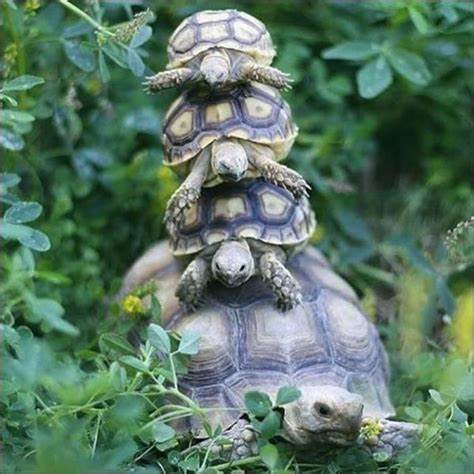
#> input picture Images/L05/turtle_stacking.jpeg, 474 x 474 px
$ jupyter execute --allow-errors L05_Clustering.ipynb
#> lines starting #> are read from the running program, lines starting #| are printed output that depends on the picture; long printed decimals are rounded
[cell 1]
import numpy as np
from matplotlib import pyplot as plt
from scipy.spatial.distance import cdist

#for Task 1 & 2
from sklearn.datasets import make_blobs
from sklearn.cluster import KMeans
from sklearn.metrics import silhouette_score
from sklearn.datasets import make_moons
from sklearn.cluster import DBSCAN

#for Task 3
from PIL import Image
import requests
from io import BytesIO
from typing import Optional
from sklearn.metrics import pairwise_distances_argmin

RANDOM_SEED = 0x0

# TASK 1 (4 Points): K-Means using scikit-learn

First we will generate some data. The variable `X` will contain the data used in this section.

[cell 2]
X, _ = make_blobs(
    n_samples=300,
    centers=4,
    cluster_std=.6,
    random_state=RANDOM_SEED,
)

plt.scatter(X[:, 0], X[:, 1], s=50)
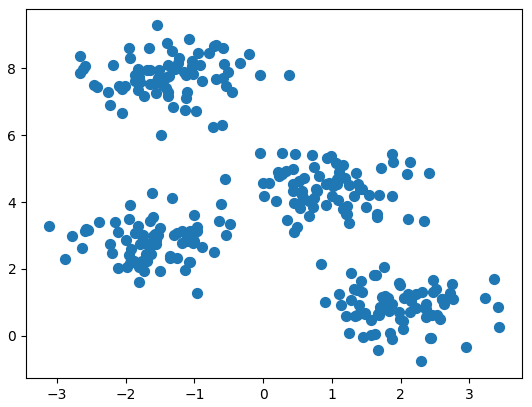
#> figure drawn by matplotlib, 1 panel

### Task 1a

Cluster the above data using the K-Means implementation provided by scikit-learn.
Refer to the official documentation: <https://scikit-learn.org/stable/modules/generated/sklearn.cluster.KMeans.html>

* create an instance of the class `sklearn.cluster.KMeans`
* choose a suitable value for the `n_clusters` parameter
* call the `.fit` method to compute the clustering
* call the `.predict` method to get cluster labels for each data point

[cell 3]
## TODO Code here....
kmeans = KMeans(n_clusters=4, random_state=RANDOM_SEED).fit(X)
y_kmeans = kmeans.predict(X)

plt.scatter(X[:, 0], X[:, 1], c=y_kmeans, s=50, cmap='viridis')
plt.show()
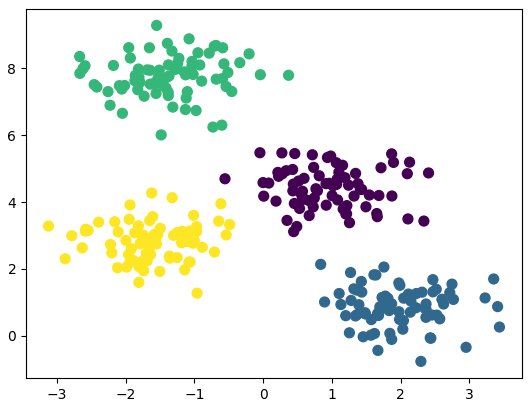
#> figure drawn by matplotlib, 1 panel

### Task 1b

Try different numbers of clusters, compute the average silhouette scores using
`sklearn.metrics.silhouette_score` and plot the silhouette plot for the different values of K. Refer to the documentation: <https://scikit-learn.org/stable/modules/generated/sklearn.metrics.silhouette_score.html#sklearn.metrics.silhouette_score>

[cell 4]
## TODO Code here....
ks = np.linspace(2, 8, 7, dtype=int)
silhouette_avg = []

for k in ks:
    kmeans = KMeans(n_clusters=k, random_state=RANDOM_SEED).fit(X)
    y_kmeans = kmeans.predict(X)
    silhouette_avg.append(silhouette_score(X, y_kmeans))
    plt.scatter(X[:, 0], X[:, 1], c=y_kmeans, s=50, cmap='viridis')
    plt.show()
#> this loop made 7 passes
#> pass 1, `plt.show()`:
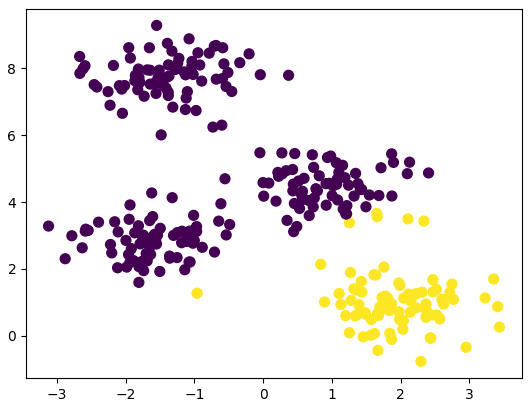
#> figure drawn by matplotlib, 1 panel
#> pass 2, `plt.show()`:
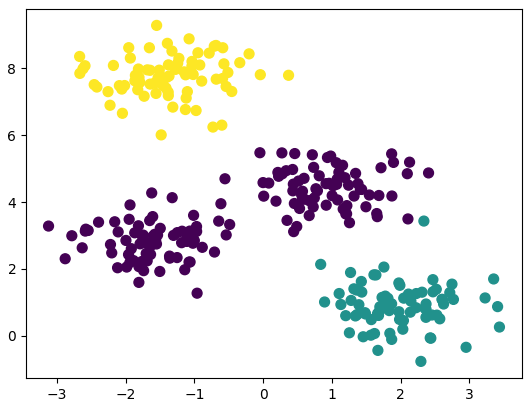
#> figure drawn by matplotlib, 1 panel

for i, avg in enumerate(silhouette_avg):
    print(f"K={ks[i]}, silhouette_avg={avg}")

### Task 1c

Select the number of clusters K using the silhouette method. Visualize the resulting clustering for in a scatter plot by using different colors for each cluster and also depicting the cluster centroids.

[cell 5]
## TODO Code here....
kmeans = KMeans(n_clusters=4, random_state=RANDOM_SEED).fit(X)
y_kmeans = kmeans.predict(X)

plt.scatter(X[:, 0], X[:, 1], c=y_kmeans, s=50, cmap='viridis')
x_centroids = kmeans.cluster_centers_[:, 0]
y_centroids = kmeans.cluster_centers_[:, 1]
plt.scatter(x_centroids, y_centroids, c='red', s=200)

plt.show()

## **HAND-IN**:
1. The plot of the average silhouette scores for different values of K
2. The optimal K you selected based on the plots of the silhouette scores
3. The scatter plot of the clustering results depicting also the centroids for the optimal K

# TASK 2: DBSCAN

First, let's setup the data used in this section. We will redefine the variable `X` containing the data to be clustered.

[cell 6]
X, _ = make_moons(
    n_samples=200,
    noise=.05,
    random_state=RANDOM_SEED,
)

plt.scatter(X[:, 0], X[:, 1], s=50)
plt.show()
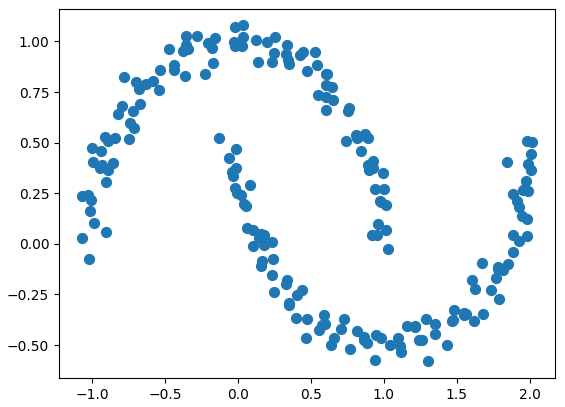
#> figure drawn by matplotlib, 1 panel

### Task 2a

* cluster the new data `X` using `KMeans`
* set `n_clusters=2`
* visualize and analyse the resulting clustering
* What do you think of the result?

[cell 7]
## TODO Code here....
kmeans = KMeans(n_clusters=2, random_state=RANDOM_SEED).fit(X)
y_kmeans = kmeans.predict(X)

plt.scatter(X[:, 0], X[:, 1], c=y_kmeans, s=50, cmap='viridis')
plt.show()
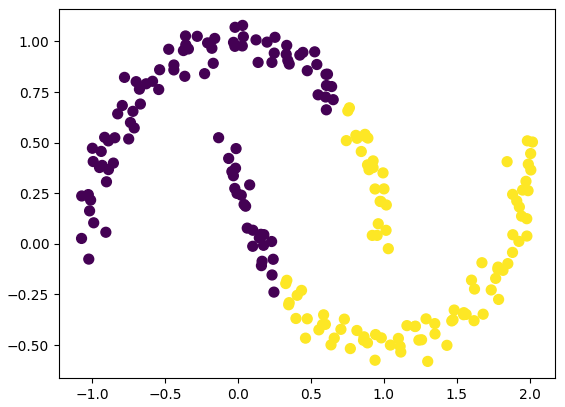
#> figure drawn by matplotlib, 1 panel

### Task 2b

Let's use `sklearn.cluster.DBSCAN` instead. Refer to the documentation: <https://scikit-learn.org/stable/modules/generated/sklearn.cluster.DBSCAN.html>

* cluster the data using `DBSCAN`
* try different values for `eps` and `min_samples` until you manage to obtain good clustering of the two half-moons

[cell 8]
## TODO Code here....
dbscan = DBSCAN(eps=0.2, min_samples=5).fit(X)
y_dbscan = dbscan.labels_

plt.scatter(X[:, 0], X[:, 1], c=y_dbscan, s=50, cmap='viridis')
plt.show()

## **HAND-IN**: No submission needed for this task.

# Task 3 (6 Points): Image Compression - Color Clustering in Images

K-Means can be used for image compression. This task focuses on appling this compression technique to an image.

We provide some useful helper functions below. Read the comments in the code carefully, but do not worry if you don't understand every line.

[cell 9]
def download_img(url: str) -> Image:
    """
    This function fetches an image from the internet and returns a PIL.Image object
    see: https://pillow.readthedocs.io/en/stable/reference/Image.html

    we tested it mainly on images from wikimedia
    """

    # have to set a fake user-agent so we dont get blocked by wikimedia
    headers = {'User-Agent': 'Mozilla/5.0 (Windows NT 10.0; Win64; x64) AppleWebKit/537.36 (KHTML, like Gecko) Chrome/102.0.0.0 Safari/537.36'}
    r = requests.get(url, headers=headers)
    if r.status_code != 200:
        # if you hit this exception, consider using another image
        raise Exception(f"download failed:\n{url}")

    return Image.open(BytesIO(r.content)).convert("RGB")

def img2arr(img: Image) -> np.array:
    """
    convert a PIL.Image object to a numpy array
    the resulting array has 3 dimensions [height, width, 3]
    the last dimension contains rgb values

    the rgb values are normalized to be between 0. and 1.
    """
    return np.asarray(img) / 255

def arr2img(arr: np.array) -> Image:
    """
    convert a numpy array back into a PIL.Image object
    we expect the rgb values of the array to be between 0. and 1.
    """
    return Image.fromarray((arr * 255).astype(np.int8), mode="RGB")

[cell 10]
img_url = "https://upload.wikimedia.org/wikipedia/commons/d/d7/RGB_24bits_palette_sample_image.jpg"

#> (the rest of this cell did not finish here and is left out)

[cell 11]
def rg_chromaticity(color_arr: np.array) ->  np.array:
    """
    helper function
    """
    sums = np.sum(color_arr, axis=1, keepdims=True)
    normed = np.divide(color_arr, sums, where=sums > 0.)
    return normed

def rg_chroma_plot(img_arr: np.array, centers: Optional[np.array] = None):
    """
    plot an image in rg-chromaticity space
    this is a 2D representation of 3D rgb data
    refer to wikipedia for details: https://en.wikipedia.org/wiki/Rg_chromaticity

    Note: the resulting plot will not accurately reflect the original euclidean distances

    inputs:
    img_arr: a numpy array with 3 dimensions [height, width, 3] representing an image
    centers: a numpy array with 2 dimensions [n_centers, 3] representing the cluster centers
    """
    colors = np.copy(img_arr).reshape((-1, 3))
    colors = np.unique(colors, axis=0)
    img_rg = rg_chromaticity(colors)
    plt.scatter(img_rg[:, 0], img_rg[:, 1], c=[tuple(colors[i]) for i in range(colors.shape[0])], s=.1)

    if centers is not None:
        crg = rg_chromaticity(centers)
        plt.scatter(crg[:, 0], crg[:, 1], c="black", marker="x", s=25.)

    plt.xlabel("red")
    plt.ylabel("green")
    plt.show()

#> (a cell that did not finish here is left out)

[cell 13]
def replace_nearest_color(img_arr: np.array, centers: np.array):
    """
    replace each pixel color in `img_arr` by the closest color in `centers`

    input:
    img_arr: a numpy array with 3 dimensions [height, width, 3] representing an image
    centers: a numpy array with 2 dimensions [n_centers, 3] representing the cluster centers
    """
    colors = img_arr.reshape((-1, 3))
    labels = pairwise_distances_argmin(colors, centers)
    compressed = labels.reshape(img_arr.shape[:2])
    replaced = centers[compressed]
    return replaced

[cell 14]
# generate 8 random colors for illustration
random_centers = np.random.default_rng(RANDOM_SEED).random(size=(8, 3))

# plot the random centers on top of the colors of the image
#> (the rest of this cell did not finish here and is left out)

### Task 3 (continued)

* Use an image from [wikimedia](https://commons.wikimedia.org/wiki/Main_Page) to compress. Make sure that it is not too big, e.g. less than 1000px per side

* You can also use the same image we used in the example above

* download the image and convert it to a numpy array using the functions `download_img` and `img2arr` we defined above

* Cluster the colors in the image using `KMeans`

* Choose the appropriate hyperparameters and verify them (e.g. using `silhouette_score` or the elbow method)

* Visualize your final cluster centers using `rg_chroma_plot` (see example usage above)

* Replace the colors of the original image by their nearest center using `replace_nearest_color` and display the result (see example usage above)

### Tips

* The images have 3 dimensions but the clustering algorithms expect 2. You can use [np.reshape](https://numpy.org/doc/stable/reference/generated/numpy.reshape.html) to obtain the dimension you need.
* To download the images you can right-click and save them to your computer.

[cell 15]
## TODO Code here....
# image source: https://th.bing.com/th/id/OIP.jDalx3Y_me0dmIrvXLiqTwHaHa?rs=1&pid=ImgDetMain
relative_img_path = "Images/L05/turtle_stacking.jpeg"

#read image from relative path
img = Image.open(relative_img_path).convert("RGB")
#> img is the input picture: PIL image 474x474 RGB; mean R, G, B 89.6, 119, 100.4

display(img)

[cell 16]
#convert image to numpy array
img_arr3d = img2arr(img)
img_arr2d = np.copy(img_arr3d).reshape(-1, 3)

distortions = []
inertias = []
#mappings for easy access
mapping_distortions = {}
mapping_inertias = {}
K = np.arange(1, 12, 1)

for k in K:
    kmeans = KMeans(n_clusters=k, random_state=RANDOM_SEED).fit(img_arr2d)

    # Calculate distortion as the average squared distance from points to their cluster centers
    distortions.append(sum(np.min(cdist(img_arr2d, kmeans.cluster_centers_, 'euclidean'), axis=1) ** 2) / img_arr2d.shape[0])

    inertias.append(kmeans.inertia_)

    mapping_distortions[k] = distortions[-1]
    mapping_inertias[k] = inertias[-1]
#> after the loop, distortions = [0.127, 0.0441, 0.0237, 0.0161, 0.0126, 0.0106, 0.00936, 0.00851, 0.00771, 0.00727, 0.00689]; inertias = [28584.9, 9902.7, 5326.8, 3613.5, 2839.7, 2377.5, 2104.1, 1911.3, 1733.1, 1632.8, 1548.8]; mapping_distortions = 11 items; mapping_inertias = 11 items

#print distortions
for key, val in mapping_distortions.items():
    print(f'{key} : {val}')
#> this loop made 11 passes
#> val on passes 1 to 11: 0.127, 0.0441, 0.0237, 0.0161, 0.0126, 0.0106, 0.00936, 0.00851, 0.00771, 0.00727, 0.00689
#| 1 : 0.1272
#| 2 : 0.04408
#| 3 : 0.02371
#| 4 : 0.01608
#| 5 : 0.01264
#| 6 : 0.01058
#| 7 : 0.009365
#| 8 : 0.008507
#> (further printed lines are left out)

[cell 17]
#plot elbow method
plt.plot(K, distortions, 'bx-')
plt.xlabel('Values of K')
plt.ylabel('Distortion')
plt.title('The Elbow Method using Distortion')
plt.grid()
plt.show()
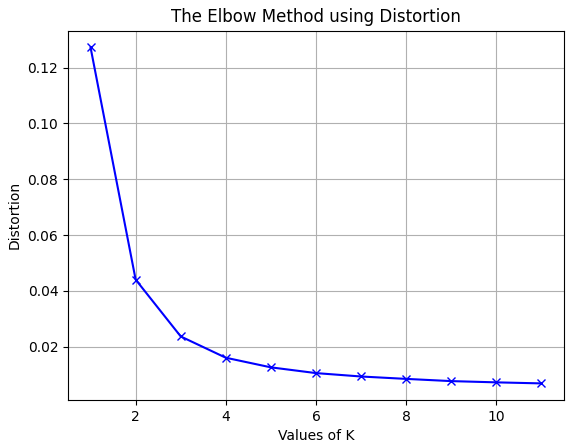
#> figure drawn by matplotlib, 1 panel; curve peaks at x = 1, y = 0.127

[cell 18]
# k = 3 seems to be a good choice
# Visualize the final cluster centers and img with rg_chroma_plot

kmeans = KMeans(n_clusters=3).fit(img_arr2d)
rg_chroma_plot(img_arr2d, kmeans.cluster_centers_)
#> in rg_chroma_plot, `crg = rg_chromaticity(centers)`: crg = [[0.256, 0.446, 0.298], [0.286, 0.389, 0.325], [0.319, 0.339, 0.343]]
#> in rg_chroma_plot, `plt.show()`:
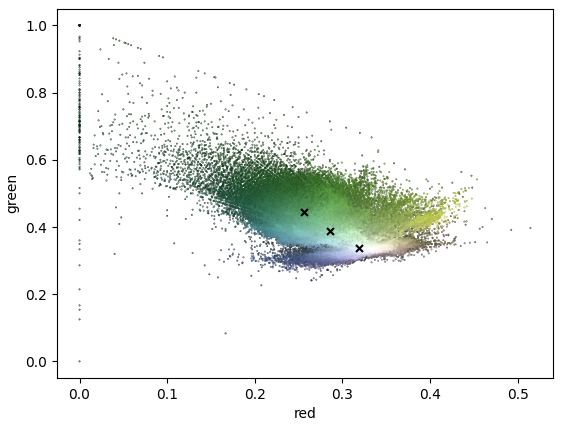
#> figure drawn by matplotlib, 1 panel

[cell 19]
# now we can replace the colors of the original image by their nearest center
replaced = replace_nearest_color(img_arr3d, kmeans.cluster_centers_)
#> in replace_nearest_color, `compressed = labels.reshape(img_arr.shape[:2])`:
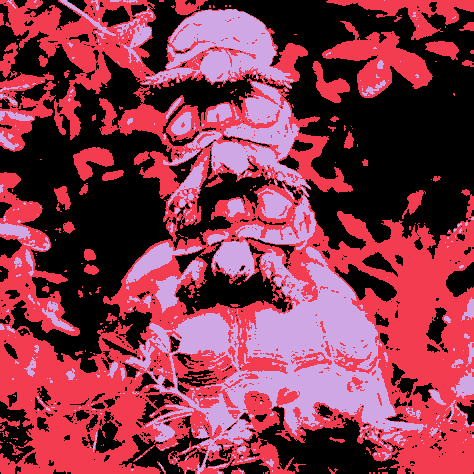
#> compressed: shape (474, 474) int64; 3 distinct labels, from 0 to 2; one colour per label, 0 black
#> in replace_nearest_color, `replaced = centers[compressed]`:
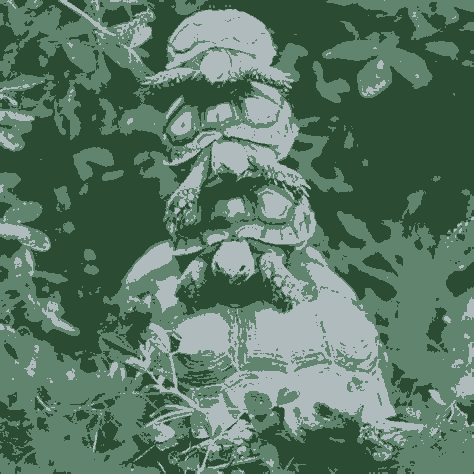
#> replaced: shape (474, 474, 3) float64; mean of channels 0, 1, 2 0.352, 0.467, 0.394; drawn as R, G, B
display(arr2img(replaced))

$ run again, with Images/L05/random_image.jpeg copied over Images/L05/turtle_stacking.jpeg
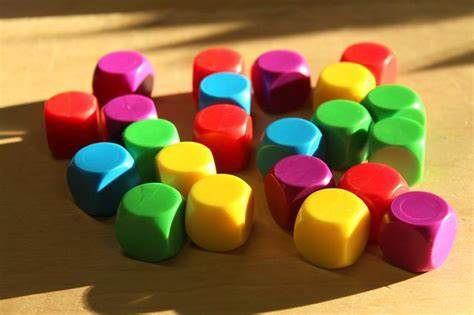
#> input picture Images/L05/random_image.jpeg, 474 x 315 px
#> img is the input picture: PIL image 474x315 RGB; mean R, G, B 144.8, 109.7, 63.3
#> after the loop `for k in K:`: distortions = [0.24, 0.0921, 0.0719, 0.0602, 0.0382, 0.0334, 0.0285, 0.0257, 0.0221, 0.0188, 0.0173]; inertias = [35897.1, 13754.7, 10728.9, 8991.8, 5701.9, 4982.7, 4259.9, 3838.2, 3307.1, 2812.1, 2580.7]; mapping_distortions = 11 items
#> the loop `for key, val in mapping_distortions.items():` made 11 passes
#> val on passes 1 to 8: 0.24, 0.0921, 0.0719, 0.0602, 0.0382, 0.0334, 0.0285, 0.0257
#> (printed output is left out)
#> `plt.show()`:
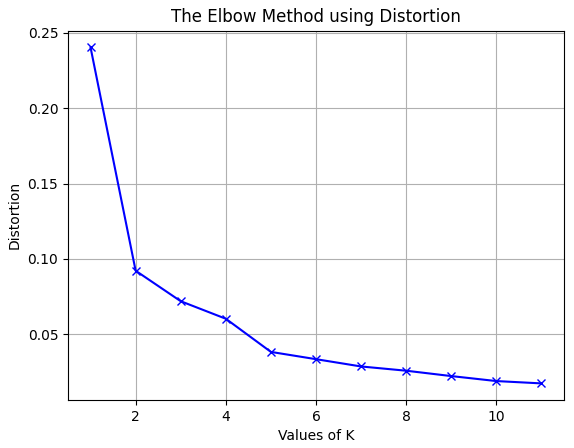
#> figure drawn by matplotlib, 1 panel; curve peaks at x = 1, y = 0.24
#> crg = [[0.437, 0.323, 0.24], [0.539, 0.331, 0.131], [0.425, 0.362, 0.213]]
#> compressed: shape (315, 474) int64; 3 distinct labels, from 0 to 2
#> in replace_nearest_color, `replaced = centers[compressed]`:
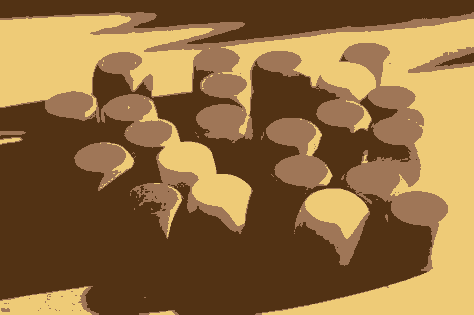
#> replaced: shape (315, 474, 3) float64; mean of channels 0, 1, 2 0.568, 0.43, 0.248; drawn as R, G, B
